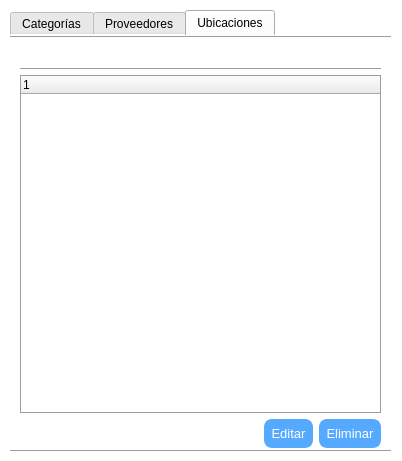
<?xml version="1.0" encoding="UTF-8"?>
<ui version="4.0">
 <class>Dialog</class>
 <widget class="QDialog" name="Dialog">
  <property name="geometry">
   <rect>
    <x>0</x>
    <y>0</y>
    <width>402</width>
    <height>461</height>
   </rect>
  </property>
  <property name="windowTitle">
   <string>Configuracción</string>
  </property>
  <property name="styleSheet">
   <string notr="true">QMainWindow, QDialog{
                background-color: rgb(255, 255, 255);
                }

                /**** QPushButton (enabled) ****/
                QPushButton
                {
                background-color: rgb(85, 170, 255);
                font: 10pt;
                color: rgb(255, 255, 255);
                padding: 4px 8px;
                border: 2px solid rgb(85, 170, 255);
                border-radius: 8px;
                padding: 5px;
                }

                QPushButton:hover
                {
                background-color: rgb(0, 121, 182);
                border: 2px solid rgb(66, 133, 199);
                }

                QPushButton:pressed
                {
                border:3px solid rgb(66, 133, 199);
                padding: -1px 1px 1px 1px;
                }

                /******* QLabel ***********/
                QLabel{
                color: rgb(120, 120, 120)
                }
                labelHab1:hover{
                color: rgb(120, 0, 0)
                }

                /*******QLineEdit************/
                QTextEdit {
                font: 10pt;
                color: rgb(120, 120, 120);
                border: 1px solid rgb(156, 156, 156);
                border-radius: 0px;
                padding: 2px;
                }
                QLineEdit, QDateEdit, QDoubleSpinBox, QSpinBox{
                font: 10pt;
                color: rgb(120, 120, 120);
                border: 1px solid rgb(156, 156, 156);
                border-radius: 0px;
                padding: 2px;
                border-top: 1px white;
                border-left: 1px white;
                border-right: 1px white;
                }
                /********QComboBox*******/
                QComboBox{
                font: 10pt;
                color: rgb(120, 120, 120);
                border: 1px solid rgb(156, 156, 156);
                padding: 2px;
                selection-background-color: white;
                selection-color: rgb(120, 120, 120);
                border-top: 1px white;
                border-left: 1px white;
                border-right: 1px white;
                }
                QComboBox QAbstractItemView
                {
                background-color: white;
                color:rgb(120, 120, 120);
                padding: 4px;
                border: 1px solid rgb(156, 156, 156);
                border-top: 1px white;
                border-left: 1px white;
                border-right: 1px white;
                }

                QLineEdit:hover, QDateEdit:hover, QDoubleSpinBox:hover, QComboBox:hover
                {
                color: rgb(85, 170, 255);
                border: 2px solid rgb(85, 170, 255);
                border-top: 1px white;
                border-left: 1px white;
                border-right: 1px white;
                }

                QLineEdit:focus, QDateEdit:focus, QDoubleSpinBox:focus, QComboBox:focus
                {
                border-top: 1px white;
                border-left: 1px white;
                border-right: 1px white;
                }

                QToolTip
                {
                background-color:rgb(85, 170, 255);
                color: white;
                border: 1px solid rgb(85, 170, 255);
                opacity: 50;
                padding: 1px;
                }
                QTabWidget
                {
                background-color: transparent;
                }

                QTabWidget::pane {
                border-top: 1px solid rgb(156, 156, 156);
                border-bottom: 1px solid rgb(156, 156, 156);
                position: absolute;
                top: -0.25em;
                }
                /**** QTabWidget (disabled) ****/
                QTabWidget::pane:disabled
                {
                border-color: rgb(60,60,60);
                }

                QTabWidget::tab-bar {
                alignment: center;
                border: 1px white;
                border-radius: 5px;
                }

                QTreeView
                {
                alternate-background-color: rgb(200,200,200);
                background-color: white;
                border: 1px solid rgb(156, 156, 156);
                font: 10pt;
                color: rgb(120,120,120);
                selection-background-color:rgb(90,200,255);
                selection-color: rgb(156, 156, 156);
                }
                QListView{
                alternate-background-color: rgb(200,200,200);
                background-color: white;
                border: 1px solid rgb(255, 255, 255);
                font: 8pt;
                color: rgb(120,120,120);
                selection-background-color:rgb(90,200,255);
                selection-color: rgb(156, 156, 156);
                }
            </string>
  </property>
  <widget class="QTabWidget" name="tabWidget">
   <property name="geometry">
    <rect>
     <x>10</x>
     <y>10</y>
     <width>381</width>
     <height>441</height>
    </rect>
   </property>
   <property name="currentIndex">
    <number>2</number>
   </property>
   <widget class="QWidget" name="tab">
    <attribute name="title">
     <string>Categorías</string>
    </attribute>
    <widget class="QWidget" name="verticalLayoutWidget">
     <property name="geometry">
      <rect>
       <x>10</x>
       <y>10</y>
       <width>361</width>
       <height>401</height>
      </rect>
     </property>
     <layout class="QVBoxLayout" name="verticalLayout">
      <item>
       <widget class="QLineEdit" name="lineEdit"/>
      </item>
      <item>
       <widget class="QTreeWidget" name="treeWidget">
        <column>
         <property name="text">
          <string notr="true">1</string>
         </property>
        </column>
       </widget>
      </item>
      <item>
       <layout class="QHBoxLayout" name="horizontalLayout">
        <item>
         <spacer name="horizontalSpacer">
          <property name="orientation">
           <enum>Qt::Horizontal</enum>
          </property>
          <property name="sizeHint" stdset="0">
           <size>
            <width>40</width>
            <height>20</height>
           </size>
          </property>
         </spacer>
        </item>
        <item>
         <widget class="QPushButton" name="pushButton_2">
          <property name="text">
           <string>Editar</string>
          </property>
         </widget>
        </item>
        <item>
         <widget class="QPushButton" name="pushButton">
          <property name="text">
           <string>Eliminar</string>
          </property>
         </widget>
        </item>
       </layout>
      </item>
     </layout>
    </widget>
   </widget>
   <widget class="QWidget" name="tab_2">
    <attribute name="title">
     <string>Proveedores</string>
    </attribute>
    <widget class="QWidget" name="verticalLayoutWidget_2">
     <property name="geometry">
      <rect>
       <x>10</x>
       <y>10</y>
       <width>361</width>
       <height>401</height>
      </rect>
     </property>
     <layout class="QVBoxLayout" name="verticalLayout_2">
      <item>
       <widget class="QLineEdit" name="lineEdit_2"/>
      </item>
      <item>
       <widget class="QTreeWidget" name="treeWidget_2">
        <column>
         <property name="text">
          <string notr="true">1</string>
         </property>
        </column>
       </widget>
      </item>
      <item>
       <layout class="QHBoxLayout" name="horizontalLayout_2">
        <item>
         <spacer name="horizontalSpacer_2">
          <property name="orientation">
           <enum>Qt::Horizontal</enum>
          </property>
          <property name="sizeHint" stdset="0">
           <size>
            <width>40</width>
            <height>20</height>
           </size>
          </property>
         </spacer>
        </item>
        <item>
         <widget class="QPushButton" name="pushButton_3">
          <property name="text">
           <string>Editar</string>
          </property>
         </widget>
        </item>
        <item>
         <widget class="QPushButton" name="pushButton_4">
          <property name="text">
           <string>Eliminar</string>
          </property>
         </widget>
        </item>
       </layout>
      </item>
     </layout>
    </widget>
   </widget>
   <widget class="QWidget" name="tab_3">
    <attribute name="title">
     <string>Ubicaciones</string>
    </attribute>
    <widget class="QWidget" name="verticalLayoutWidget_3">
     <property name="geometry">
      <rect>
       <x>10</x>
       <y>10</y>
       <width>361</width>
       <height>401</height>
      </rect>
     </property>
     <layout class="QVBoxLayout" name="verticalLayout_3">
      <item>
       <widget class="QLineEdit" name="lineEdit_3"/>
      </item>
      <item>
       <widget class="QTreeWidget" name="treeWidget_3">
        <column>
         <property name="text">
          <string notr="true">1</string>
         </property>
        </column>
       </widget>
      </item>
      <item>
       <layout class="QHBoxLayout" name="horizontalLayout_3">
        <item>
         <spacer name="horizontalSpacer_3">
          <property name="orientation">
           <enum>Qt::Horizontal</enum>
          </property>
          <property name="sizeHint" stdset="0">
           <size>
            <width>40</width>
            <height>20</height>
           </size>
          </property>
         </spacer>
        </item>
        <item>
         <widget class="QPushButton" name="pushButton_5">
          <property name="text">
           <string>Editar</string>
          </property>
         </widget>
        </item>
        <item>
         <widget class="QPushButton" name="pushButton_6">
          <property name="text">
           <string>Eliminar</string>
          </property>
         </widget>
        </item>
       </layout>
      </item>
     </layout>
    </widget>
   </widget>
  </widget>
 </widget>
 <resources/>
 <connections/>
</ui>
